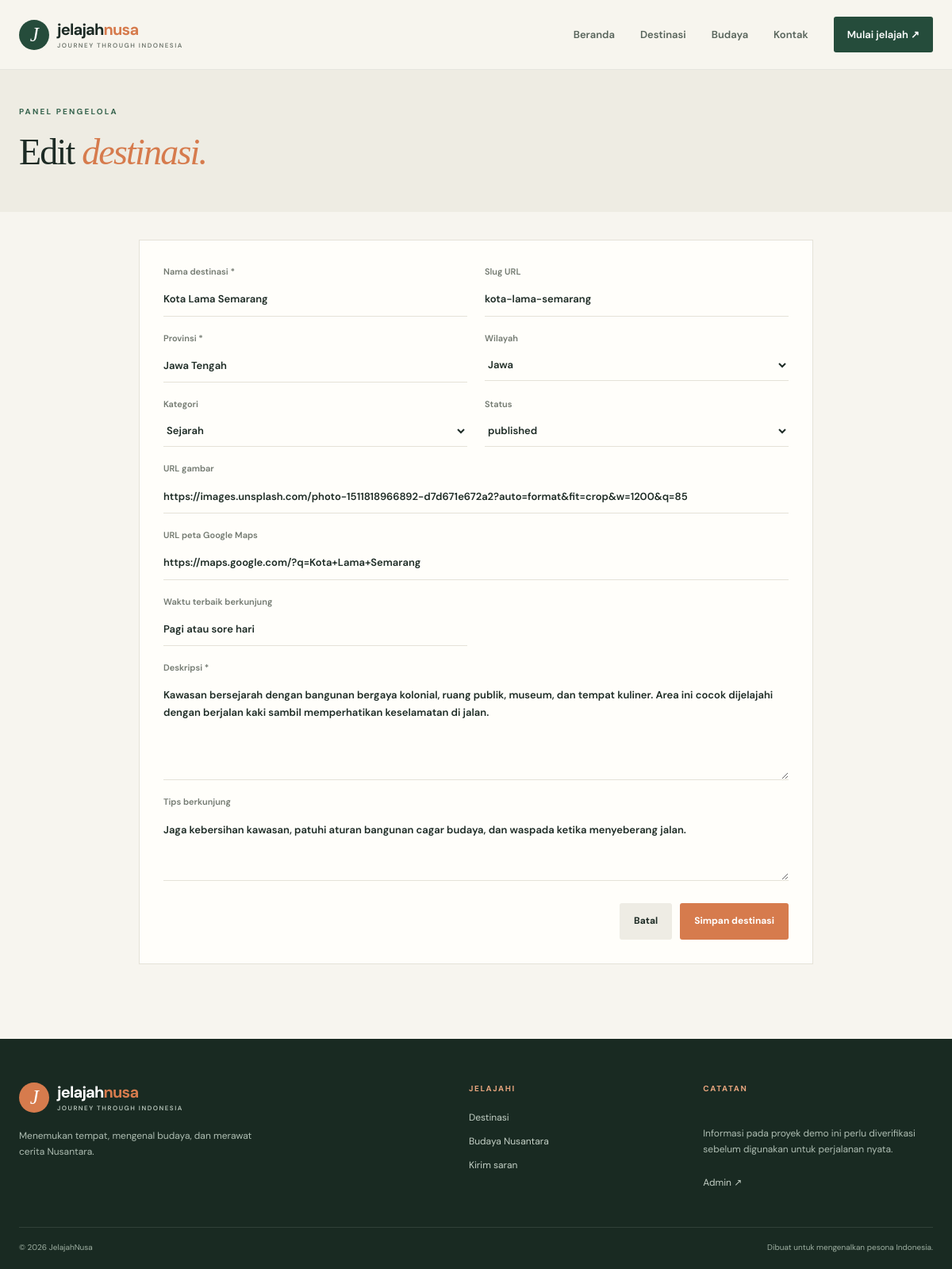
/admin/destination-form.php?id=7 (signed in), run on the app's committed database.
### tables this page shows
CREATE TABLE IF NOT EXISTS destinations (
  id INT UNSIGNED AUTO_INCREMENT PRIMARY KEY,
  name VARCHAR(150) NOT NULL,
  slug VARCHAR(180) NOT NULL UNIQUE,
  province VARCHAR(100) NOT NULL,
  region VARCHAR(80) NOT NULL,
  category ENUM('Alam','Pantai','Budaya','Sejarah','Kota','Pegunungan') NOT NULL DEFAULT 'Alam',
  description TEXT NOT NULL,
  image_url VARCHAR(500) DEFAULT NULL,
  map_url VARCHAR(500) DEFAULT NULL,
  best_time VARCHAR(150) DEFAULT NULL,
  tips TEXT DEFAULT NULL,
  featured TINYINT(1) NOT NULL DEFAULT 0,
  status ENUM('published','draft') NOT NULL DEFAULT 'published',
  created_at TIMESTAMP DEFAULT CURRENT_TIMESTAMP,
  updated_at TIMESTAMP DEFAULT CURRENT_TIMESTAMP ON UPDATE CURRENT_TIMESTAMP,
  INDEX idx_destination_filter (status, region, category),
  INDEX idx_destination_name (name)
);

### includes/functions.php (called while the page is built, shortened)
<?php
function e($value): string { return htmlspecialchars((string)$value, ENT_QUOTES | ENT_SUBSTITUTE, 'UTF-8'); }

### admin/destination-form.php (the view, shortened to what this page needs)
<?php
require_once __DIR__ . '/../includes/functions.php'; requireAdmin();
$id=(int)($_GET['id']??0); $editing=$id>0; $error='';
$d=['name'=>'','slug'=>'','province'=>'','region'=>'Jawa','category'=>'Alam','description'=>'','image_url'=>'','map_url'=>'','best_time'=>'','tips'=>'','status'=>'published'];
if($editing){$st=$pdo->prepare("SELECT * FROM destinations WHERE id=?");$st->execute([$id]);$found=$st->fetch();if(!$found){http_response_code(404);exit('Destinasi tidak ditemukan');}$d=$found;}
$pageTitle=($editing?'Edit':'Tambah').' Destinasi — JelajahNusa';include __DIR__.'/../includes/header.php';
?>
<section class="page-hero compact-hero"><div class="container"><span class="eyebrow dark-eyebrow">PANEL PENGELOLA</span><h1><?= $editing?'Edit':'Tambah' ?> <em>destinasi.</em></h1></div></section>
<section class="container section form-section"><form class="contact-form wide-form" method="post"><input type="hidden" name="csrf" value="<?= e(csrfToken()) ?>"><?php if($error): ?><div class="alert error"><?= e($error) ?></div><?php endif; ?><div class="form-grid"><label>Nama destinasi *<input required name="name" value="<?= e($d['name']) ?>"></label><label>Slug URL<input name="slug" value="<?= e($d['slug']) ?>" placeholder="otomatis-dari-nama"></label><label>Provinsi *<input required name="province" value="<?= e($d['province']) ?>"></label><label>Wilayah<select name="region"><?php foreach(['Jawa','Sumatra','Kalimantan','Sulawesi','Bali & Nusa Tenggara','Maluku & Papua'] as $v): ?><option <?= $d['region']===$v?'selected':'' ?>><?= e($v) ?></option><?php endforeach; ?></select></label><label>Kategori<select name="category"><?php foreach(['Alam','Pantai','Budaya','Sejarah','Kota','Pegunungan'] as $v): ?><option <?= $d['category']===$v?'selected':'' ?>><?= e($v) ?></option><?php endforeach; ?></select></label><label>Status<select name="status"><option value="published" <?= $d['status']==='published'?'selected':'' ?>>published</option><option value="draft" <?= $d['status']==='draft'?'selected':'' ?>>draft</option></select></label><label class="full-field">URL gambar<input type="url" name="image_url" value="<?= e($d['image_url']) ?>" placeholder="https://..."></label><label class="full-field">URL peta Google Maps<input type="url" name="map_url" value="<?= e($d['map_url']) ?>" placeholder="https://maps.google.com/..."></label><label>Waktu terbaik berkunjung<input name="best_time" value="<?= e($d['best_time']) ?>"></label><label class="full-field">Deskripsi *<textarea required name="description" rows="5"><?= e($d['description']) ?></textarea></label><label class="full-field">Tips berkunjung<textarea name="tips" rows="3"><?= e($d['tips']) ?></textarea></label></div><div class="form-actions"><a class="btn btn-light" href="index.php">Batal</a><button class="btn btn-primary">Simpan destinasi</button></div></form></section>
<?php include __DIR__.'/../includes/footer.php'; ?>

### assets/css/style.css (style rules this page uses)
:root { --paper:#f7f5ef;--white:#fffefa;--ink:#1d2b25;--muted:#727970;--green:#254c3b;--green2:#37644e;--orange:#d67b4d;--line:#e5e2d8;--serif:'Playfair Display',Georgia,serif;--sans:'DM Sans',Arial,sans-serif }
* { box-sizing:border-box }
html { scroll-behavior:smooth }
body { margin:0;background:var(--paper);color:var(--ink);font-family:var(--sans);font-size:15px;line-height:1.65 }
a { color:inherit;text-decoration:none }
button,input,select,textarea { font:inherit }
.container { width:min(1160px,calc(100% - 48px));margin-inline:auto }
.eyebrow { display:block;font-size:10px;letter-spacing:2.2px;font-weight:700;color:#e6b18d;margin-bottom:17px }
.dark-eyebrow { color:var(--green2) }
h1,h2,h3,p { margin-top:0 }
.hero h1,.page-hero h1,.detail-cover h1 { font:500 clamp(44px,6vw,76px)/1.1 var(--serif);letter-spacing:-1.8px;margin:0 0 20px }
.hero h1 em,.page-hero h1 em,.story-band h2 em,.section-head h2 em,.detail-main h2 em,.contact-copy h2 em,.login-card h1 em { color:#e7a57e;font-weight:500 }
.btn { display:inline-flex;align-items:center;justify-content:center;gap:24px;padding:13px 18px;border:0;border-radius:3px;font-weight:700;font-size:12px;cursor:pointer;transition:transform .2s,background .2s }
.btn-primary { background:var(--orange);color:#fff }
.btn-light { background:#eeece4;color:var(--ink) }
.quick-search label,.filter-panel label,.contact-form label { display:flex;flex-direction:column;gap:5px;font-size:11px;color:var(--muted);font-weight:600;flex:1 }
.quick-search input,.quick-search select,.filter-panel input,.filter-panel select,.contact-form input,.contact-form select,.contact-form textarea { width:100%;border:0;border-bottom:1px solid var(--line);padding:8px 0;background:transparent;color:var(--ink);outline:none;border-radius:0;font-size:13px }
.section { padding-top:94px;padding-bottom:94px }
.page-hero { padding:76px 0 50px;background:#eeece3 }
.page-hero h1 { font-size:clamp(40px,5vw,62px);color:var(--ink);margin-bottom:15px }
.page-hero h1 em { color:var(--orange) }
.contact-form { padding:30px;background:var(--white);border:1px solid var(--line) }
.contact-form label { margin-bottom:18px }
.contact-form input,.contact-form select,.contact-form textarea { padding:10px 0 }
.contact-form textarea { resize:vertical }
.compact-hero { padding:45px 0 35px }
.compact-hero h1 { font-size:46px }
.form-section { padding-top:35px }
.wide-form { max-width:850px;margin:auto }
.form-grid { display:grid;grid-template-columns:repeat(2,1fr);gap:0 22px }
.form-grid .full-field { grid-column:1/-1 }
.form-actions { display:flex;justify-content:end;gap:10px;margin-top:10px }

### data on the page
destinations: name "Kota Lama Semarang", slug "kota-lama-semarang", province "Jawa Tengah", status "published", image_url "https://images.unsplash.com/photo-1511818966892-d7d671e672a2?auto=format&fit=crop&w=1200&q=85", map_url "https://maps.google.com/?q=Kota+Lama+Semarang", best_time "Pagi atau sore hari", description "Kawasan bersejarah dengan bangunan bergaya kolonial, ruang publik, museum, dan tempat kuliner. Area ini cocok dijelajahi dengan berjalan kaki sambil memperhatikan keselamatan di jalan.", tips "Jaga kebersihan kawasan, patuhi aturan bangunan cagar budaya, dan waspada ketika menyeberang jalan."

### other printed values
form field region "Jawa"
form field category "Sejarah"
